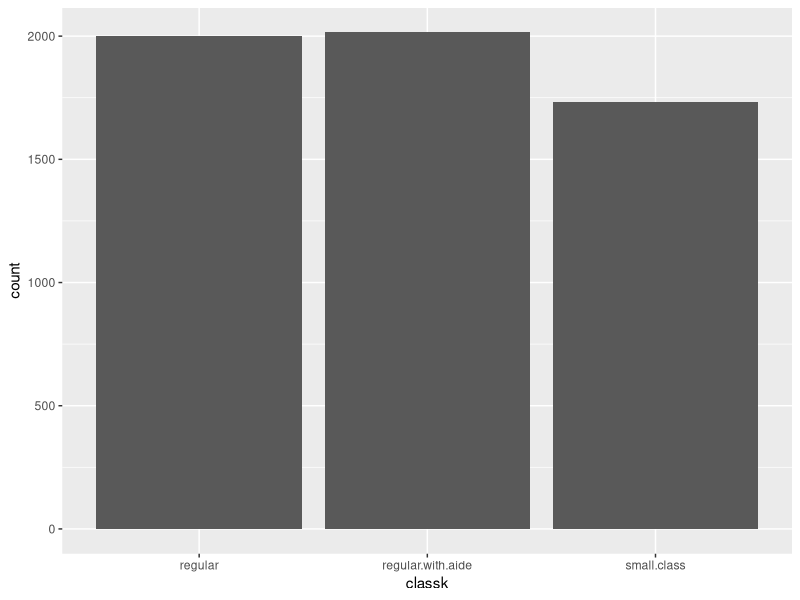
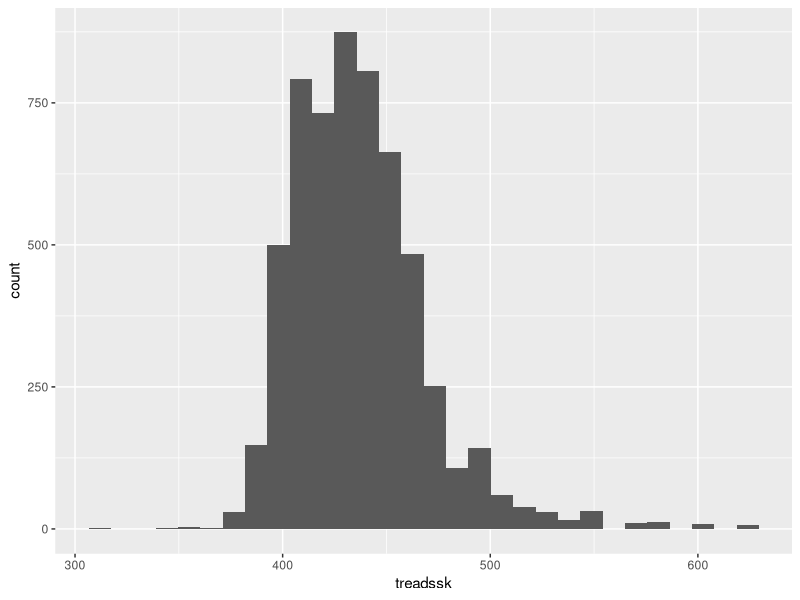
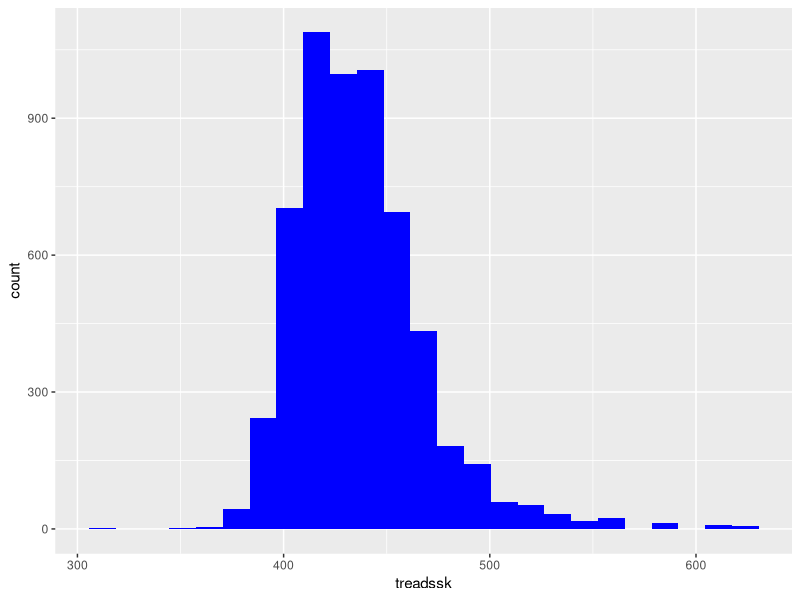
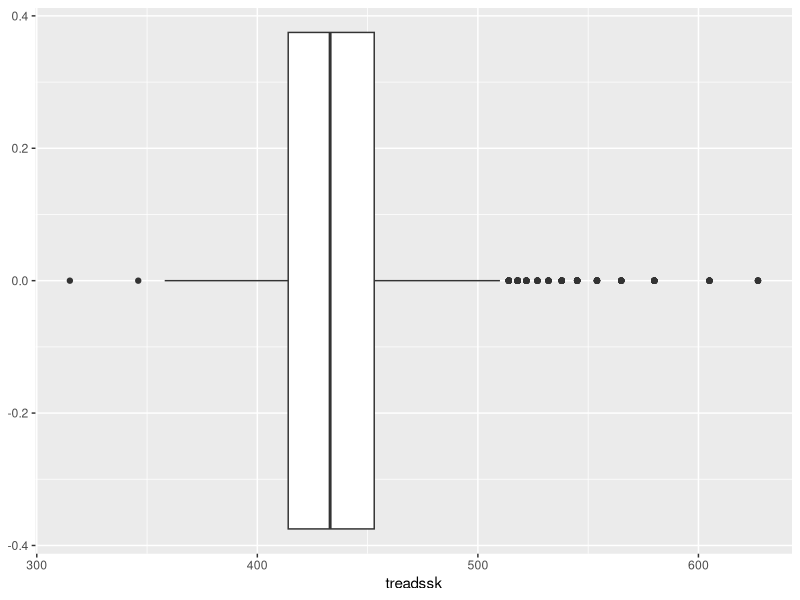
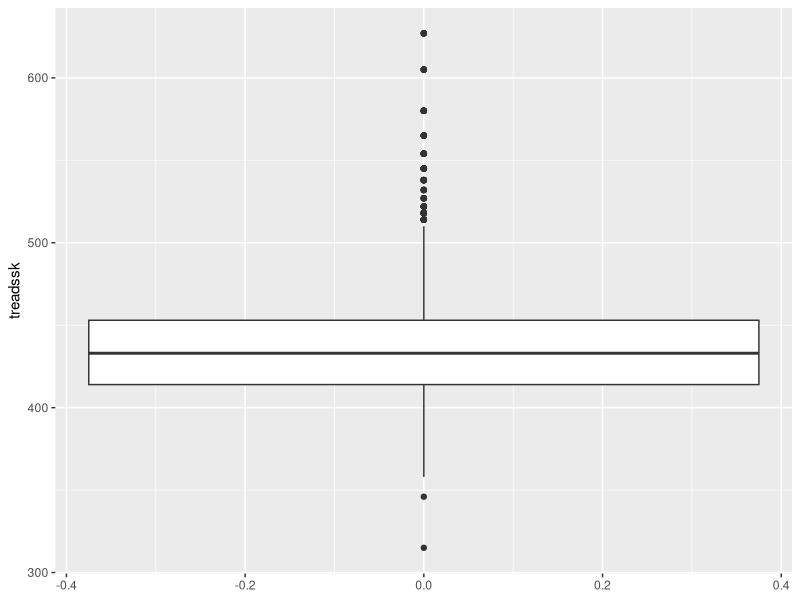
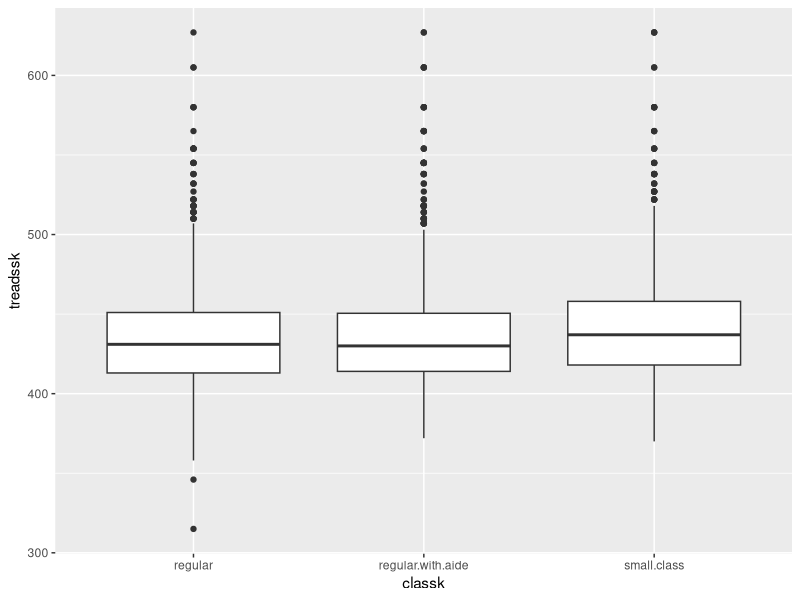
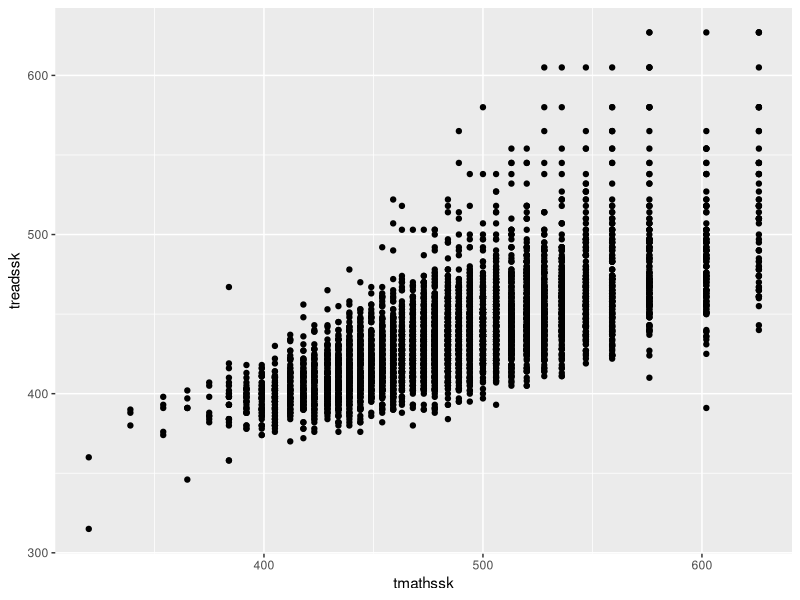
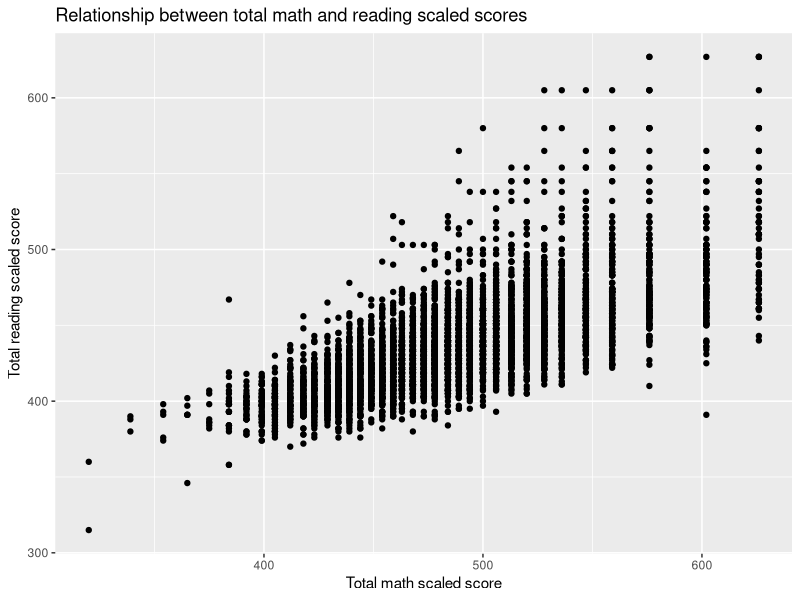

Source code (R) for these figures, in order:
library(tidyverse)
library(readxl)


star <- read_excel("datasets/star/star.xlsx")
head(star)

# Select given columns from star
select(star, tmathssk,treadssk,schidkn)


star_selected <- select(star, tmathssk,treadssk,schidkn)
head(star_selected)




select(star, -tmathssk, -treadssk, -schidkn)


select(star, -c(tmathssk, treadssk, schidkn))

# Select all columns between tmathssk and totexpk;
# Re-assign results back to star
star <- select(star, tmathssk:totexpk)
head(star)

# Calculate total score, months of experience
mutate(star, score_ttl = tmathssk+treadssk, months_exp = totexpk*12)

# Rename tmathssk and treadssk as 
# math_score and reading_score, respectively 
rename(star, math_score=tmathssk, reading_score=treadssk)

# Sort
arrange(star, classk)

# Filter
filter(star, classk == 'small.class')
filter(star, treadssk >= 500)
filter(star, classk == 'small.class' & treadssk >= 500)


# Group by 
star_grouped <- group_by(star, classk)
head(star_grouped)

# Average math score by class size
summarize(star_grouped, avg_math = mean(tmathssk))



?summarise

# Read in our data sets
star <- read_excel('datasets/star/star.xlsx')
head(star)
districts <- read_csv('datasets/star/districts.csv')
head(districts)

# Left outer join star on districts
left_join(select(star, schidkn, tmathssk, treadssk), districts)



star_grouped <- group_by(star, classk)
star_avg_reading <- summarize(star_grouped, avg_reading = mean(treadssk))
star_avg_reading_sorted <- arrange(star_avg_reading, desc(avg_reading))
star_avg_reading_sorted  

# Piping %>% 
# Get the average reading score
# by class type, sorted high to low 

star %>% 
  group_by(classk) %>%
  summarise(avg_reading = mean(treadssk)) %>% 
  arrange(desc(avg_reading))

# Average math and reading score
# for each school district
star %>% 
  group_by(schidkn) %>% 
  summarise(avg_read = mean(treadssk), avg_math = mean(tmathssk)) %>% 
  arrange(schidkn) %>% 
  head()


# Set up 
star_pivot <- star %>% 
                select(c(schidkn, treadssk, tmathssk)) %>% 
                mutate(id = row_number())



star_long <- star %>% 
                pivot_longer(cols = c(tmathssk, treadssk),
                             values_to = 'score', names_to = 'test_type')

head(star_long)


# Rename tmathssk and treadssk as math and reading
star_long <- star_long %>%
  mutate(test_type = recode(test_type, 
                            'tmathssk' = 'math', 'treadssk' = 'reading')) 

distinct(star_long, test_type)

star_wide <- star_long %>% 
                pivot_wider(values_from = 'score', names_from = 'test_type') 


head(star_wide)

# Count plot
ggplot(data=star,aes(x=classk))+
  geom_bar()

# Histogram
ggplot(data=star,aes(x=treadssk))+
  geom_histogram()



ggplot(data = star, aes(x = treadssk))+
  geom_histogram(bins = 25, fill = 'blue')


# Boxplot
ggplot(data=star,aes(x=treadssk))+
  geom_boxplot()


# "Flipped" boxplot
ggplot(data = star, aes(y = treadssk))+
  geom_boxplot()



# Grouped boxplot
ggplot(data = star, aes(x = classk,y = treadssk))+
  geom_boxplot()

# Scatterplot
ggplot(data=star,aes(x=tmathssk,y=treadssk))+
  geom_point()

# Scatterplot with custom axis labels and title
ggplot(data=star,aes(x=tmathssk,y=treadssk))+
  geom_point() + 
  xlab('Total math scaled score') + ylab('Total reading scaled score')+
  ggtitle('Relationship between total math and reading scaled scores')



